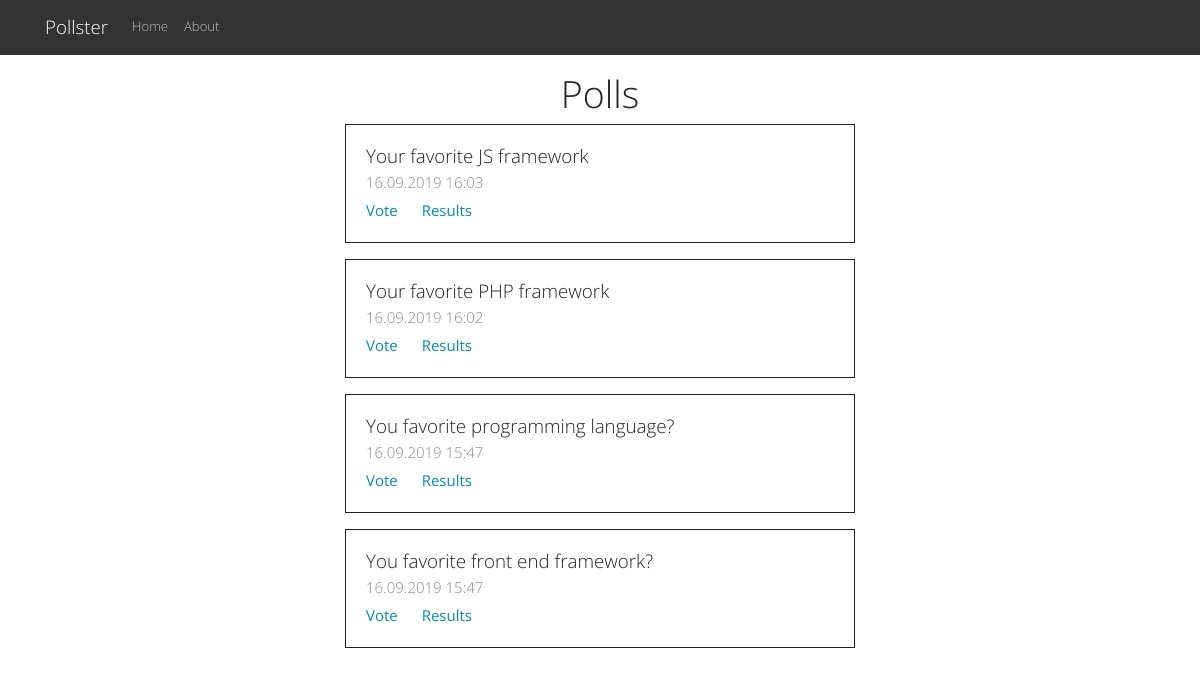
The app's page /polls/home with its own data.
### tables this page shows
CREATE TABLE `poll` (
  `id` int(11) NOT NULL,
  `title` varchar(100) NOT NULL,
  `q1` varchar(50) NOT NULL,
  `q2` varchar(50) NOT NULL,
  `q3` varchar(50) NOT NULL,
  `admin_id` int(10) NOT NULL,
  `created_at` datetime NOT NULL DEFAULT CURRENT_TIMESTAMP
);

### app/controllers/Polls.php (called while the page is built, shortened)
<?php
  class Polls extends Controller {
    public function __construct(){
      $this->pollModel = $this->model('Poll');
    }
     public function home(){
      $polls = $this->pollModel->getPolls();
      $data = [
        'polls' => $polls
      ];
      $this->view('polls/home', $data);
    }
  }

### app/libraries/Core.php (called while the page is built, shortened)
<?php
  class Core {
    protected $currentMethod = 'index';
    public function __construct(){
      $url = $this->getUrl();
      if(file_exists('../app/controllers/' . ucwords($url[0]). '.php')){
        unset($url[0]);
      }
      $this->currentController = new $this->currentController;
      if(isset($url[1])){
        if(method_exists($this->currentController, $url[1])){
          $this->currentMethod = $url[1];
          unset($url[1]);
        }
      }
      $this->params = $url ? array_values($url) : [];
      call_user_func_array([$this->currentController, $this->currentMethod], $this->params);
    }
    public function getUrl(){
      if(isset($_GET['url'])){
        $url = rtrim($_GET['url'], '/');
        $url = filter_var($url, FILTER_SANITIZE_URL);
        $url = explode('/', $url);
        return $url;
      }
    }
  }

### public/index.php (called while the page is built, shortened)
<?php
  $init = new Core;

### app/libraries/Database.php (called while the page is built, shortened)
<?php
  class Database {
    private $host = DB_HOST;
    private $user = DB_USER;
    private $pass = DB_PASS;
    private $dbname = DB_NAME;
    private $dbh;
    private $stmt;
    public function __construct(){
      $dsn = 'mysql:host=' . $this->host . ';dbname=' . $this->dbname;
      $options = array(
        PDO::ATTR_PERSISTENT => true,
        PDO::ATTR_ERRMODE => PDO::ERRMODE_EXCEPTION
      );
      try{
        $this->dbh = new PDO($dsn, $this->user, $this->pass, $options);
      } catch(PDOException $e){
        $this->error = $e->getMessage();
        echo $this->error;
      }
    }
    public function query($sql){
      $this->stmt = $this->dbh->prepare($sql);
    }
    public function execute(){
      return $this->stmt->execute();
    }
    public function resultSet(){
      $this->execute();
      return $this->stmt->fetchAll(PDO::FETCH_OBJ);
    }
  }

### app/models/Poll.php (called while the page is built, shortened)
<?php
  class Poll {
    private $db;
    public function __construct(){
      $this->db = new Database;
    }
      public function getPolls(){
        $this->db->query('SELECT * FROM poll ORDER BY created_at DESC');
        $results = $this->db->resultSet();
        return $results;
    }
}

### app/helpers/date_helper.php (called while the page is built, shortened)
<?php
	 function dateTimeShow($date){
		$year = substr($date,0,4);
		$month = substr($date,5,2);
    $day = substr($date,8,2);
    $hour = substr($date, 11,2);
    $minutes = substr($date, 14,2);
		return $day.".".$month.".".$year." ".$hour.":".$minutes;
	}
?>

### app/views/polls/home.php (the view, shortened to what this page needs)
<?php require APPROOT . '/views/inc/header.php';
?>
  <div class="container">
      <h1 class="text-center">Polls</h1>
      <?php foreach($data['polls'] as $poll) : ?>
      <div class="col-md-6 offset-md-3 mb-3">
        <div class="card border-dark">
          <div class="card-body">
            <h5 class="card-title"><?php echo $poll->title; ?></h5>
            <h6 class="card-subtitle mb-2 text-muted"><?php echo dateTimeShow($poll->created_at); ?></h6>
            <a href="<?php echo URLROOT; ?>/polls/show/<?php echo $poll->id; ?>" class="card-link">Vote</a>
            <a href="<?php echo URLROOT; ?>/polls/results/<?php echo $poll->id; ?>" class="card-link">Results</a>
          </div>
        </div>
      </div>
      <?php endforeach; ?>
    </div>
<?php require APPROOT . '/views/inc/footer.php'; ?>

### records on screen
poll: title "Your favorite JS framework", created_at "16.09.2019 16:03"
poll: title "Your favorite PHP framework", created_at "16.09.2019 16:02"
poll: title "You favorite programming language?", created_at "16.09.2019 15:47"
poll: title "You favorite front end framework?", created_at "16.09.2019 15:47"

### other values on screen
SITENAME "Pollster"
